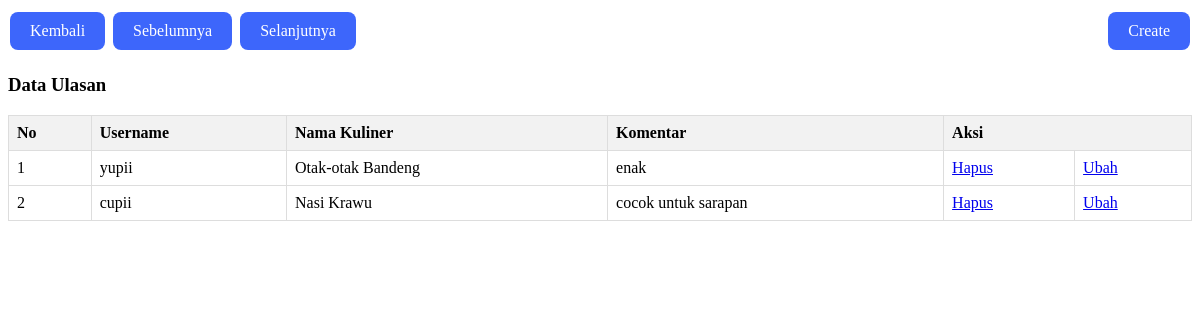
Page /tulasan.php on the committed database.
### tables this page shows
CREATE TABLE `ulasan_kuliner` (
  `idulasan` int(11) NOT NULL,
  `iduser` int(11) DEFAULT NULL,
  `idkulin` int(11) DEFAULT NULL,
  `komentar` varchar(300) DEFAULT NULL
);

CREATE TABLE `user` (
  `id` int(11) NOT NULL,
  `name` varchar(100) DEFAULT NULL,
  `username` varchar(100) DEFAULT NULL,
  `password` varchar(100) DEFAULT NULL,
  `email` varchar(100) DEFAULT NULL,
  `role` varchar(100) DEFAULT NULL
);

CREATE TABLE `kuliner` (
  `idkuliner` int(11) NOT NULL,
  `nama_kuliner` varchar(100) NOT NULL,
  `deskripsi_kuliner` varchar(1000) NOT NULL,
  `harga` varchar(100) NOT NULL,
  `foto_kuliner` varchar(300) NOT NULL
);

### tulasan.php (the view, shortened to what this page needs)
<!DOCTYPE html>
<html lang="en">
<head>
</head>
<body>
    <div class="button-container">
        <div>
            <a href="admin.php" class="button">Kembali</a>
            <a href="tkuliner.php" class="button">Sebelumnya</a>
            <a href="treserv.php" class="button">Selanjutnya</a>
        </div>
        <a href="formulasan.php" class="button button-right">Create</a>
    </div>
    <h3>Data Ulasan</h3>
    <table border="1" class="table">
        <tr>
            <th>No</th>
            <th>Username</th>
            <th>Nama Kuliner</th>
            <th>Komentar</th>
            <th colspan="2">Aksi</th>
        </tr>
        <?php
        include 'koneksi.php';
        $result = mysqli_query($mysqli, "SELECT ulasan_kuliner.idulasan, user.username, kuliner.nama_kuliner, ulasan_kuliner.komentar
                                        FROM ulasan_kuliner
                                        INNER JOIN user ON ulasan_kuliner.iduser = user.id
                                        INNER JOIN kuliner ON ulasan_kuliner.idkulin = kuliner.idkuliner") or die(mysqli_error($mysqli));
        $no = 1;
        while ($data = mysqli_fetch_array($result)) {
            ?>
            <tr>
                <td><?php echo $no++; ?></td>
                <td><?php echo $data['username']; ?></td>
                <td><?php echo $data['nama_kuliner']; ?></td>
                <td><?php echo $data['komentar']; ?></td>
                <td><a href='deleteu.php?id=<?php echo $data["idulasan"];?>'>Hapus</a></td>
                <td><a href='updateu.php?id=<?php echo $data["idulasan"];?>'>Ubah</a></td>
            </tr>
        <?php } ?>
    </table>
</body>
</html>

### tulasan.php (style rules this page uses)
.button { display: inline-block; padding: 10px 20px; background-color: #3d66fb; color: white; text-align: center; font-size: 16px; margin: 4px 2px; transition-duration: 0.4s; cursor: pointer; border: none; border-radius: 8px; text-decoration: none; }
.table { width: 100%; border-collapse: collapse; }
.table th, .table td { border: 1px solid #ddd; padding: 8px; text-align: left; }
.table th { background-color: #f2f2f2; }
.button-container { display: flex; justify-content: space-between; margin-bottom: 20px; }
.button-right { margin-left: auto; }

### rows in the picture
ulasan_kuliner: iduser.username "yupii", idkulin.nama_kuliner "Otak-otak Bandeng", komentar "enak"
ulasan_kuliner: iduser.username "cupii", idkulin.nama_kuliner "Nasi Krawu", komentar "cocok untuk sarapan"
